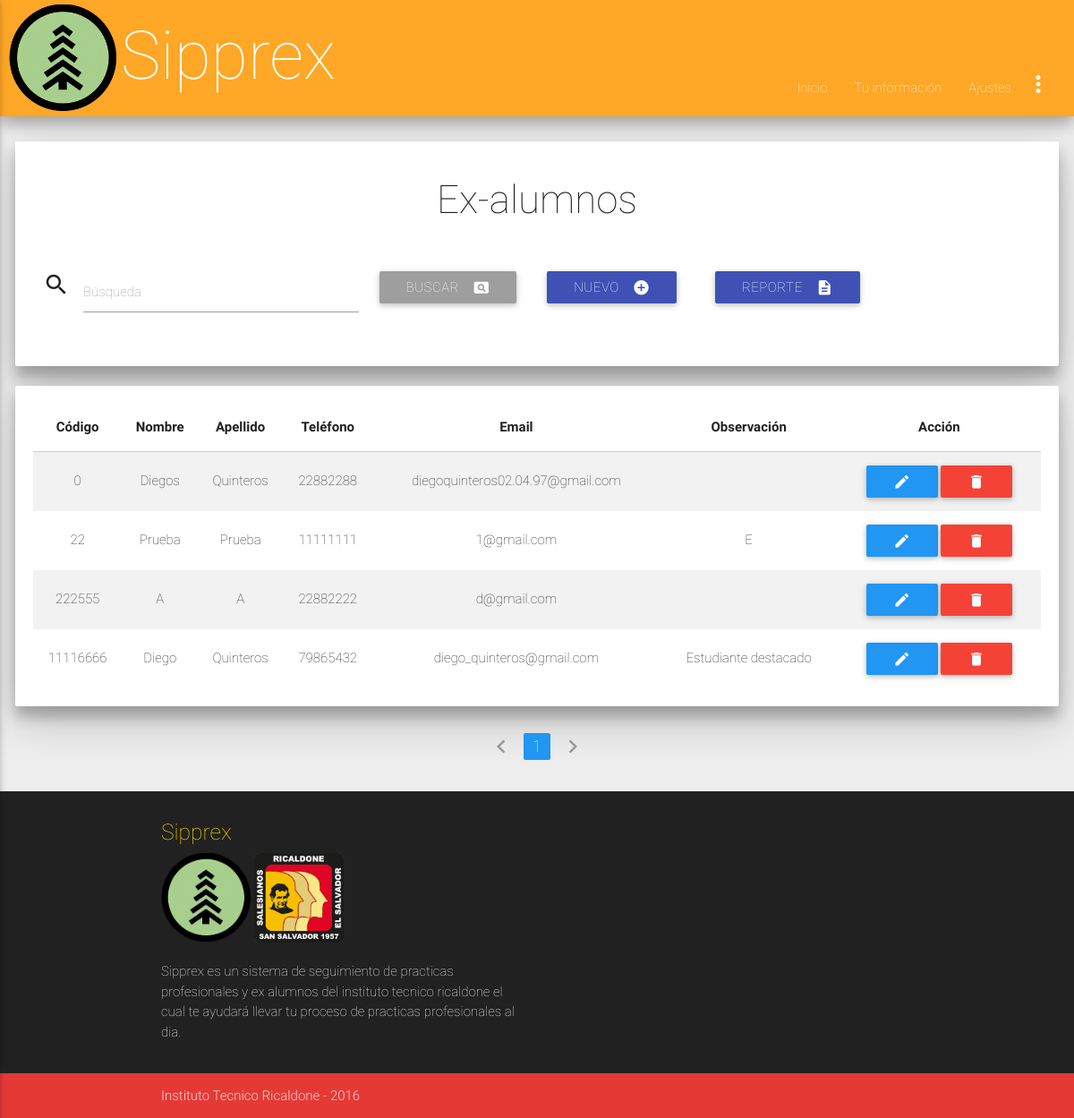
The page /admin/exalumnos_index.php (signed in) on the database as committed earlier.
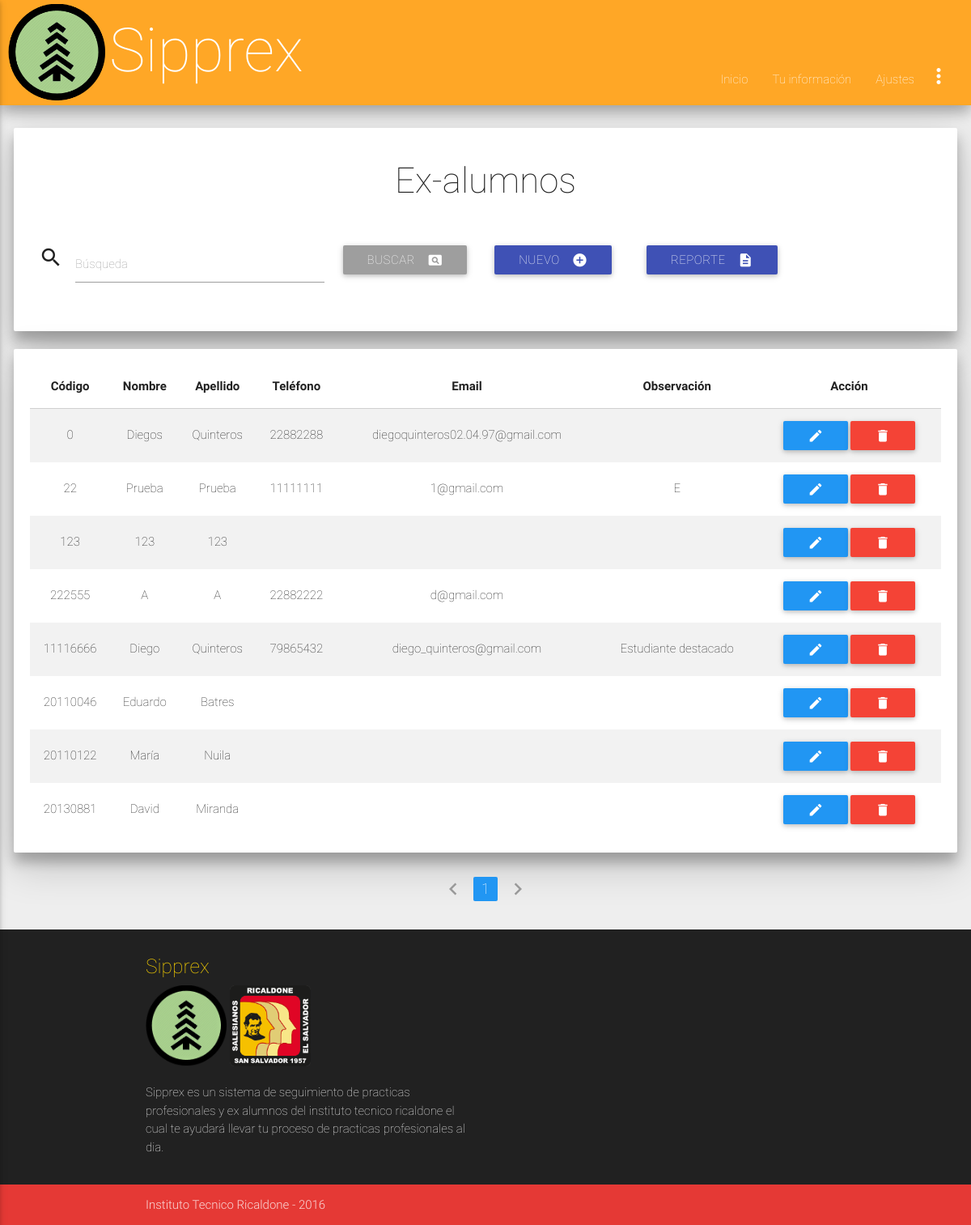
The same page on the database as committed later.
### tables this page shows
CREATE TABLE `ex_alumnos` (
  `id_exalumnos` int(8) NOT NULL,
  `contraseña` varchar(100) NOT NULL,
  `nombre1` varchar(35) NOT NULL,
  `apellido1` varchar(35) NOT NULL,
  `telefono` int(8) DEFAULT NULL,
  `ocupacion` int(11) DEFAULT NULL,
  `correo_electronico` varchar(50) DEFAULT NULL,
  `observacion` varchar(200) DEFAULT NULL,
  `pregunta` varchar(50) DEFAULT NULL,
  `respuesta` varchar(25) DEFAULT NULL
);

### bibliotecas/conexion.php (called while the page is built, shortened)
<?php
class Database
{
    private static $connection;
    private static function connect()
    {
        $server = 'localhost';
        $database = 'ssppea';
        $username = 'admin_sipprex';
        $password = 'sipprexricaldone';
        $options = array(PDO::MYSQL_ATTR_INIT_COMMAND => "set names utf8");
        self::$connection = null;
        try
        {
            self::$connection = new PDO("mysql:host=".$server."; dbname=".$database, $username, $password, $options);
            self::$connection->setAttribute(PDO::ATTR_ERRMODE, PDO::ERRMODE_EXCEPTION);
        }
        catch(PDOException $exception)
        {
            die($exception->getMessage());
        }
    }
    private static function desconnect()
    {
        self::$connection = null;
    }
    public static function getRows($query, $values)
    {
        $statement = self::$connection->prepare($query);
        $statement->execute($values);
        return $statement->fetchAll(PDO::FETCH_BOTH);
    }
}
?>

### admin/exalumnos_index.php (the view, shortened to what the rows shown need)
<?php
require("../bibliotecas/conexion.php");
?>
<!DOCTYPE html>
<html lang="es">
	<head>
		<?php include '../inc/styles.php'; ?>
	</head>
	<body class='grey lighten-3'>
		<?php include('../inc/nav.php'); ?>
		<?php
		$page = null;
		if($page == null) {
			$page = 1;
		}
		if($page == "" || $page == "1")
		{
			$page1 = 0;
		}
		else {
			$page1 = ($page*20)-20;
		}
		if(!empty($_POST))
		{
			$search = strip_tags(trim($_POST['buscar']));
			$sql = "SELECT * FROM ex_alumnos WHERE apellido1 LIKE ? ORDER BY id_exalumnos LIMIT $page1,20";
			$params = array("%$search%");
		}
		else
		{
			$sql = "SELECT * FROM ex_alumnos ORDER BY id_exalumnos LIMIT $page1,20";
			$params = null;
		}
		$data = Database::getRows($sql, $params);
		if($data != null)
		{
			$tabla = 	"<div class='card-panel paneles z-depth-3'>
							<table class='centered striped responsive-table'>
								<thead>
									<tr>
										<th>Código</th>
										<th>Nombre</th>
										<th>Apellido</th>
										<th>Teléfono</th>
										<th>Email</th>
										<th>Observación</th>
										<th>Acción</th>
									</tr>
								</thead>
								<tbody>";
				foreach($data as $row)
				{
					$tabla .= 	"<tr>
									<td>".htmlspecialchars($row['id_exalumnos'])."</td>
									<td>".htmlspecialchars($row['nombre1'])."</td>
									<td>".htmlspecialchars($row['apellido1'])."</td>
									<td>".htmlspecialchars($row['telefono'])."</td>
									<td>".htmlspecialchars($row['correo_electronico'])."</td>
									<td>".htmlspecialchars($row['observacion'])."</td>
									<td>
										<a href='exalumnos_save.php?id=".base64_encode(htmlspecialchars($row['id_exalumnos']))."' class='btn blue'><i class='material-icons'>edit</i></a>
										<a href='exalumnos_delete.php?id=".base64_encode(htmlspecialchars($row['id_exalumnos']))."' class='btn red'><i class='material-icons'>delete</i></a>
									</td>
								</tr>";
				}
				$tabla .= "</tbody>
						</table>
					</div>";
			print($tabla);
		}
		else
		{
			print("<br><div class='card-panel paneles'><i class='material-icons left'>warning</i>No hay registros.</div>");
		}
	?>
	</body>
</html>

Rows that differ between the two databases and show on the page:
added ex_alumnos: id_exalumnos "123", nombre1 "123", apellido1 "123"
added ex_alumnos: id_exalumnos "20110046", nombre1 "Eduardo", apellido1 "Batres"
added ex_alumnos: id_exalumnos "20110122", nombre1 "María", apellido1 "Nuila"
added ex_alumnos: id_exalumnos "20130881", nombre1 "David", apellido1 "Miranda"
